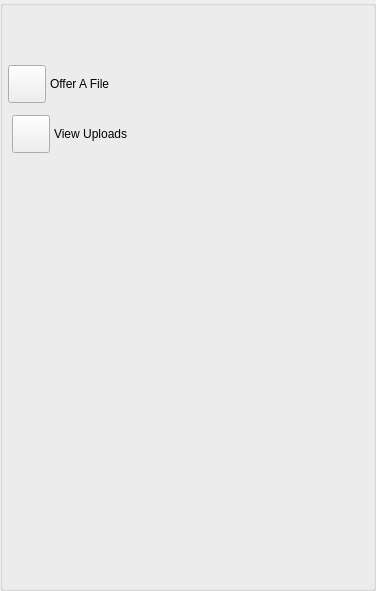
<?xml version="1.0" encoding="UTF-8"?>
<ui version="4.0">
 <class>AppletPeerReplyFileOfferUi</class>
 <widget class="QWidget" name="AppletPeerReplyFileOfferUi">
  <property name="geometry">
   <rect>
    <x>0</x>
    <y>0</y>
    <width>376</width>
    <height>591</height>
   </rect>
  </property>
  <property name="sizePolicy">
   <sizepolicy hsizetype="Expanding" vsizetype="Expanding">
    <horstretch>0</horstretch>
    <verstretch>0</verstretch>
   </sizepolicy>
  </property>
  <property name="windowTitle">
   <string>Offer Session</string>
  </property>
  <layout class="QVBoxLayout" name="verticalLayout">
   <property name="spacing">
    <number>0</number>
   </property>
   <property name="leftMargin">
    <number>0</number>
   </property>
   <property name="topMargin">
    <number>0</number>
   </property>
   <property name="rightMargin">
    <number>0</number>
   </property>
   <property name="bottomMargin">
    <number>0</number>
   </property>
   <item>
    <widget class="QGroupBox" name="StyledDlgItemsBox">
     <property name="sizePolicy">
      <sizepolicy hsizetype="Expanding" vsizetype="Expanding">
       <horstretch>0</horstretch>
       <verstretch>0</verstretch>
      </sizepolicy>
     </property>
     <property name="minimumSize">
      <size>
       <width>0</width>
       <height>0</height>
      </size>
     </property>
     <property name="title">
      <string/>
     </property>
     <layout class="QVBoxLayout" name="verticalLayout_2">
      <property name="spacing">
       <number>4</number>
      </property>
      <property name="leftMargin">
       <number>5</number>
      </property>
      <property name="topMargin">
       <number>5</number>
      </property>
      <property name="rightMargin">
       <number>5</number>
      </property>
      <property name="bottomMargin">
       <number>5</number>
      </property>
      <item>
       <widget class="IdentWidget" name="m_FriendIdentWidget" native="true">
        <property name="sizePolicy">
         <sizepolicy hsizetype="Preferred" vsizetype="Fixed">
          <horstretch>0</horstretch>
          <verstretch>0</verstretch>
         </sizepolicy>
        </property>
        <property name="minimumSize">
         <size>
          <width>0</width>
          <height>50</height>
         </size>
        </property>
        <property name="maximumSize">
         <size>
          <width>16777215</width>
          <height>50</height>
         </size>
        </property>
       </widget>
      </item>
      <item>
       <layout class="QHBoxLayout" name="horizontalLayout">
        <item>
         <widget class="VxPushButton" name="m_PermissionButton">
          <property name="minimumSize">
           <size>
            <width>38</width>
            <height>38</height>
           </size>
          </property>
          <property name="maximumSize">
           <size>
            <width>38</width>
            <height>38</height>
           </size>
          </property>
          <property name="text">
           <string/>
          </property>
          <property name="iconSize">
           <size>
            <width>48</width>
            <height>48</height>
           </size>
          </property>
         </widget>
        </item>
        <item>
         <widget class="QLabel" name="m_PermissionLabel">
          <property name="text">
           <string>Offer A File</string>
          </property>
         </widget>
        </item>
       </layout>
      </item>
      <item>
       <widget class="FileXferWidget" name="widget" native="true"/>
      </item>
      <item>
       <widget class="QFrame" name="m_BrowseForFileFrame">
        <property name="sizePolicy">
         <sizepolicy hsizetype="Preferred" vsizetype="Fixed">
          <horstretch>0</horstretch>
          <verstretch>0</verstretch>
         </sizepolicy>
        </property>
        <property name="minimumSize">
         <size>
          <width>0</width>
          <height>46</height>
         </size>
        </property>
        <property name="maximumSize">
         <size>
          <width>16777215</width>
          <height>46</height>
         </size>
        </property>
        <property name="styleSheet">
         <string notr="true"/>
        </property>
        <layout class="QHBoxLayout" name="horizontalLayout_4">
         <property name="spacing">
          <number>4</number>
         </property>
         <property name="leftMargin">
          <number>4</number>
         </property>
         <property name="topMargin">
          <number>2</number>
         </property>
         <property name="rightMargin">
          <number>4</number>
         </property>
         <property name="bottomMargin">
          <number>2</number>
         </property>
         <item>
          <widget class="VxPushButton" name="m_ViewUploadsButton">
           <property name="minimumSize">
            <size>
             <width>38</width>
             <height>38</height>
            </size>
           </property>
           <property name="maximumSize">
            <size>
             <width>38</width>
             <height>38</height>
            </size>
           </property>
           <property name="text">
            <string/>
           </property>
           <property name="iconSize">
            <size>
             <width>38</width>
             <height>38</height>
            </size>
           </property>
          </widget>
         </item>
         <item>
          <widget class="QLabel" name="m_ViewUploadsLabel">
           <property name="text">
            <string>View Uploads</string>
           </property>
          </widget>
         </item>
        </layout>
       </widget>
      </item>
      <item>
       <spacer name="verticalSpacer">
        <property name="orientation">
         <enum>Qt::Vertical</enum>
        </property>
        <property name="sizeHint" stdset="0">
         <size>
          <width>20</width>
          <height>40</height>
         </size>
        </property>
       </spacer>
      </item>
     </layout>
    </widget>
   </item>
  </layout>
 </widget>
 <customwidgets>
  <customwidget>
   <class>IdentWidget</class>
   <extends>QWidget</extends>
   <header location="global">IdentWidget.h</header>
   <container>1</container>
  </customwidget>
  <customwidget>
   <class>VxPushButton</class>
   <extends>QPushButton</extends>
   <header location="global">VxPushButton.h</header>
  </customwidget>
  <customwidget>
   <class>FileXferWidget</class>
   <extends>QWidget</extends>
   <header>FileXferWidget.h</header>
   <container>1</container>
  </customwidget>
 </customwidgets>
 <resources/>
 <connections/>
</ui>
